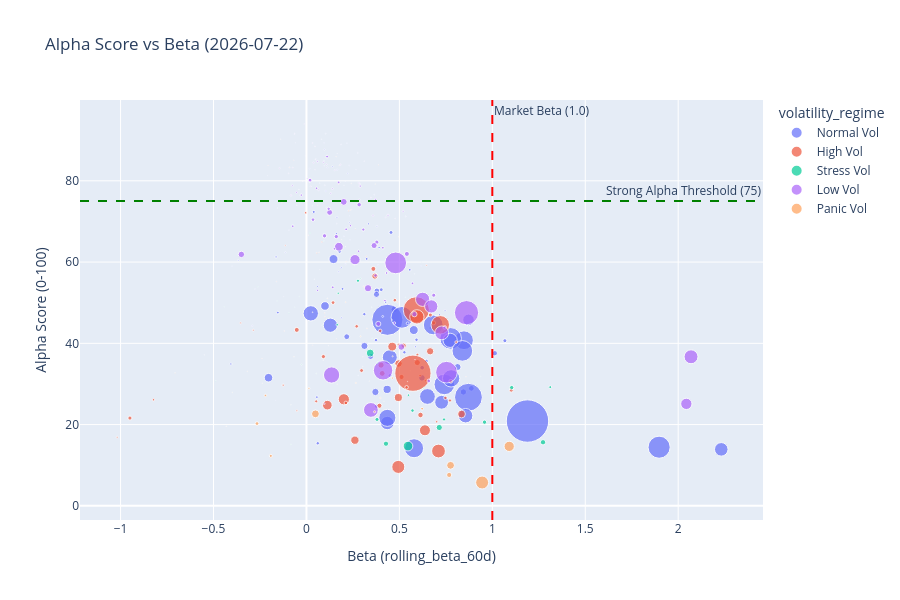

Notebook code for this chart:
### Markdown cell above
### 1.4 Alpha Score vs Beta Scatter Plot
So sánh điểm số Alpha với hệ số Beta (đo lường độ nhạy so với chỉ số VNINDEX). Giúp lọc ra những cổ phiếu có Alpha cao thực sự (alpha đặc trưng của doanh nghiệp) thay vì chỉ có Alpha giả tạo nhờ đòn bẩy thị trường (high beta).

### Code cell
# Cell: Interactive Alpha vs Beta Scatter Plot
from src.reporting.chart_factory import alpha_vs_beta_chart

fig_beta = alpha_vs_beta_chart(scored_with_beta, date=latest_date)
fig_beta.show()
